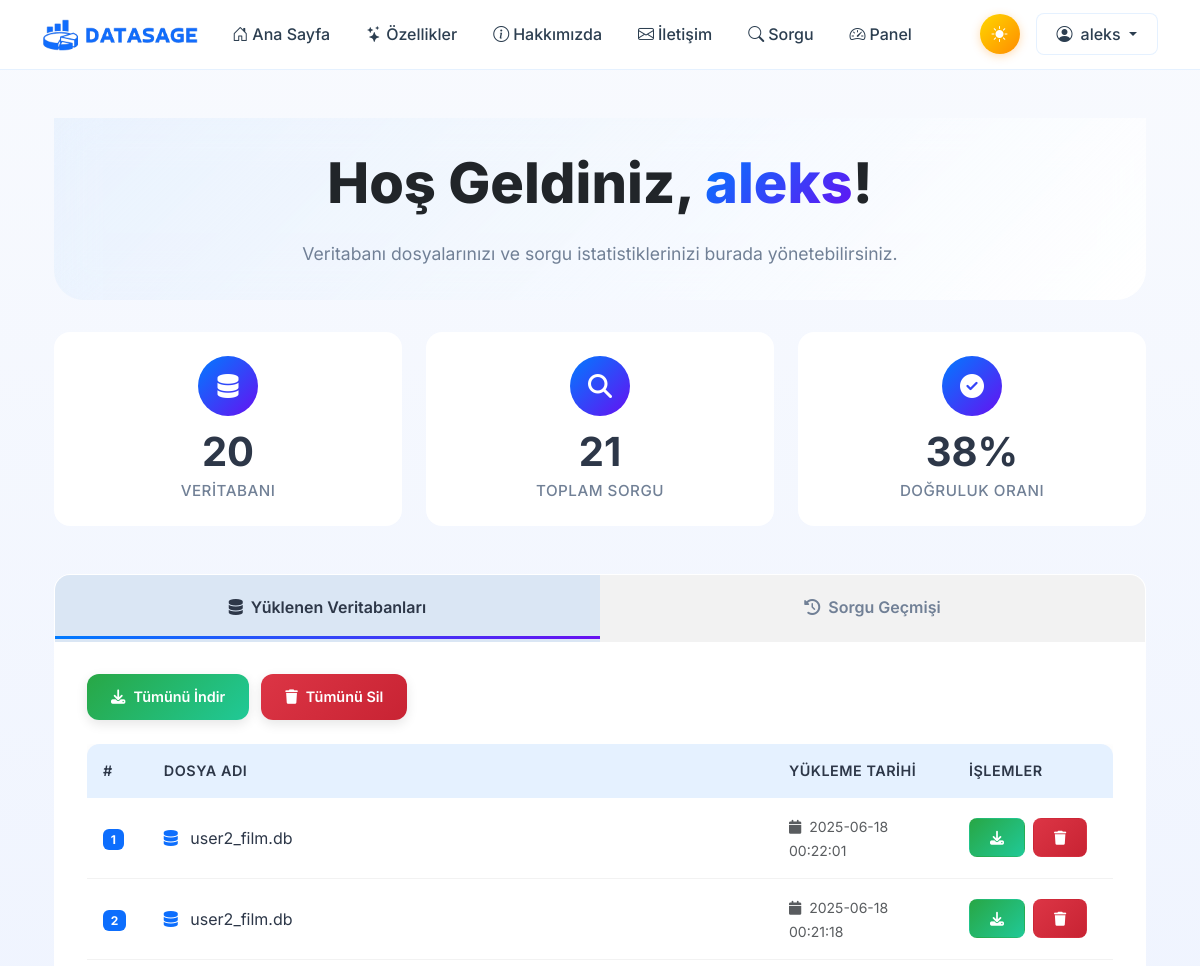
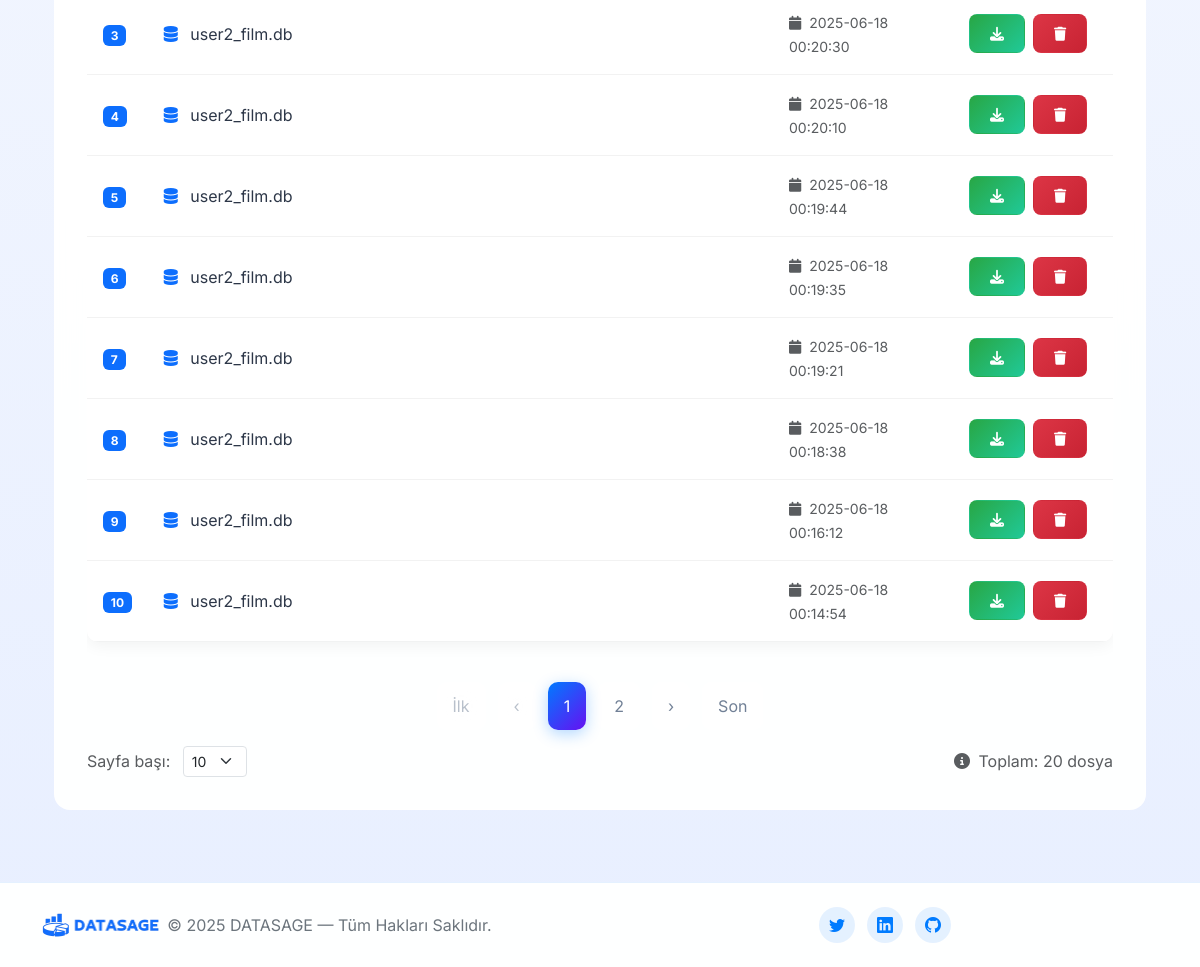
/dashboard (signed in), run on the app's committed database (2 pictures, top to bottom).
### tables this page shows
CREATE TABLE db_uploads (
        id INTEGER PRIMARY KEY AUTOINCREMENT,
        user_id INTEGER,
        filename TEXT,
        uploaded_at DATETIME DEFAULT CURRENT_TIMESTAMP,
        FOREIGN KEY (user_id) REFERENCES users(id)
    );

### app.py (the view)
@app.route("/dashboard")
@login_required
def dashboard():
    user_id = session["user_id"]
    query_filter = request.args.get("query_filter", "")
    sort_order = request.args.get("sort_order", "desc").lower()
    try:
        page = int(request.args.get("page", 1))
        per_page = int(request.args.get("per_page", 10))
        if per_page not in [10, 15, 20]:
            per_page = 10
    except:
        page = 1
        per_page = 10
    try:
        uploads_page = int(request.args.get("uploads_page", 1))
        uploads_per_page = int(request.args.get("uploads_per_page", 10))
        if uploads_per_page not in [10, 15, 20]:
            uploads_per_page = 10
    except:
        uploads_page = 1
        uploads_per_page = 10
    if sort_order not in ["asc", "desc"]:
        sort_order = "desc"
    conn = sqlite3.connect("database.sqlite")
    conn.row_factory = sqlite3.Row
    uploads_count = conn.execute(
        "SELECT COUNT(*) FROM db_uploads WHERE user_id = ?", (user_id,)
    ).fetchone()[0]
    uploads_offset = (uploads_page - 1) * uploads_per_page
    uploads_total_pages = (uploads_count + uploads_per_page - 1) // uploads_per_page
    uploads = conn.execute("""
        SELECT * FROM db_uploads
        WHERE user_id = ?
        ORDER BY uploaded_at DESC
        LIMIT ? OFFSET ?
    """, (user_id, uploads_per_page, uploads_offset)).fetchall()
    uploads_start_page = max(1, uploads_page - 2)
    uploads_end_page = min(uploads_page + 2, uploads_total_pages)
    history_query = "SELECT * FROM query_history WHERE user_id = ?"
    params = [user_id]
    if query_filter:
        history_query += " AND LOWER(question) LIKE ?"
        params.append(f"%{query_filter.lower()}%")
    history_query += f" ORDER BY timestamp {sort_order.upper()}"
    count_query = "SELECT COUNT(*) FROM query_history WHERE user_id = ?"
    count_params = [user_id]
    if query_filter:
        count_query += " AND LOWER(question) LIKE ?"
        count_params.append(f"%{query_filter.lower()}%")
    total_queries = conn.execute(count_query, count_params).fetchone()[0]
    successful_queries = conn.execute("""
        SELECT COUNT(*) FROM query_history
        WHERE user_id = ? AND result NOT LIKE '%Hata%'
    """, (user_id,)).fetchone()[0]
    if total_queries > 0:
        success_rate = round((successful_queries / total_queries) * 100)
    else:
        success_rate = 0
    offset = (page - 1) * per_page
    history_query += " LIMIT ? OFFSET ?"
    params.extend([per_page, offset])
    history = conn.execute(history_query, params).fetchall()
    indexed_history = list(enumerate(history, offset + 1))
    total_pages = (total_queries + per_page - 1) // per_page
    start_page = max(1, page - 2)
    end_page = min(page + 2, total_pages)
    conn.close()
    return render_template(
        "dashboard.html",
        uploads=uploads,
        uploads_page=uploads_page,
        uploads_per_page=uploads_per_page,
        uploads_count=uploads_count,
        uploads_total_pages=uploads_total_pages,
        uploads_start_page=uploads_start_page,
        uploads_end_page=uploads_end_page,
        history=indexed_history,
        page=page,
        per_page=per_page,
        total_queries=total_queries,
        total_pages=total_pages,
        start_page=start_page,
        end_page=end_page,
        successful_queries=successful_queries,
        success_rate=success_rate,
    )

### app.py (called while the page is built)
def login_required(view_func):
    @wraps(view_func)
    def wrapped_view(**kwargs):
        if "user_id" not in session:
            flash("Bu sayfayı görüntülemek için giriş yapmalısınız.", "warning")
            return redirect(url_for("auth.login"))
        return view_func(**kwargs)
    return wrapped_view

### templates/dashboard.html (shortened to what this page needs)
{% extends "base.html" %}
{% block content %}
<div class="container py-4">
  <section class="welcome-section" data-aos="fade-down">
    <div class="text-center">
      <h1 class="hero-title">
        Hoş Geldiniz, <span class="text-gradient">{{ session.username | default('Kullanıcı') }}</span>!
      </h1>
      <p class="welcome-subtitle">Veritabanı dosyalarınızı ve sorgu istatistiklerinizi burada yönetebilirsiniz.</p>
    </div>
  </section>
  <section class="stats-container" data-aos="fade-up" data-aos-delay="100">
    <div class="stat-card">
      <div class="stat-icon">
        <i class="fas fa-database"></i>
      </div>
      <div class="stat-number">{{ uploads_count or 0 }}</div>
      <div class="stat-label">Veritabanı</div>
    </div>
    <div class="stat-card">
      <div class="stat-icon">
        <i class="fas fa-search"></i>
      </div>
      <div class="stat-number">{{ total_queries or 0 }}</div>
      <div class="stat-label">Toplam Sorgu</div>
    </div>
    <div class="stat-card">
      <div class="stat-icon">
        <i class="fas fa-check-circle"></i>
      </div>
      <div class="stat-number">{{ success_rate }}%</div>
      <div class="stat-label">Doğruluk Oranı</div>
    </div>
  </section>
  <section class="tab-container" data-aos="fade-up" data-aos-delay="200">
    <div class="tab-nav">
      <button class="tab-button active" onclick="switchTab('databases')" id="databases-tab">
        <i class="fas fa-database me-2"></i>Yüklenen Veritabanları
      </button>
      <button class="tab-button" onclick="switchTab('queries')" id="queries-tab">
        <i class="fas fa-history me-2"></i>Sorgu Geçmişi
      </button>
    </div>
    <div class="tab-content">
      <div class="tab-pane active" id="databases-content">
        <div class="action-buttons">
          <a href="{{ url_for('download_all_dbs') }}"
             class="btn-modern btn-success-modern {% if uploads|length == 0 %}disabled{% endif %}">
            <i class="fas fa-download"></i>
            Tümünü İndir
          </a>
          <a href="{{ url_for('delete_all_uploads') }}"
             class="btn-modern btn-danger-modern {% if uploads|length == 0 %}disabled{% endif %}"
             onclick="return confirm('Tüm veritabanlarını silmek istediğinize emin misiniz?')">
            <i class="fas fa-trash"></i>
            Tümünü Sil
          </a>
        </div>
        <div class="table-responsive">
          <table class="table table-modern">
            <thead>
              <tr>
                <th style="width: 60px;">#</th>
                <th>Dosya Adı</th>
                <th style="width: 180px;">Yükleme Tarihi</th>
                <th style="width: 160px;">İşlemler</th>
              </tr>
            </thead>
            <tbody>
              {% for db in uploads %}
              <tr>
                <td><span class="badge bg-primary">{{ loop.index }}</span></td>
                <td style="overflow-wrap:anywhere;">
                  <i class="fas fa-database text-primary me-2"></i>
                  {{ db.filename }}
                </td>
                <td>
                  <small class="text-muted">
                    <i class="fas fa-calendar me-1"></i>
                    {{ db.uploaded_at }}
                  </small>
                </td>
                <td>
                  <div class="d-flex gap-2">
                    <a href="{{ url_for('download_db', filename=db.filename) }}"
                       class="btn btn-sm btn-success-modern">
                      <i class="fas fa-download"></i>
                    </a>
                    <a href="{{ url_for('delete_upload', upload_id=db.id) }}"
                       class="btn btn-sm btn-danger-modern"
                       onclick="return confirm('Bu dosyayı silmek istediğinize emin misiniz?')">
                      <i class="fas fa-trash"></i>
                    </a>
                  </div>
                </td>
              </tr>
              {% endfor %}
            </tbody>
          </table>
        </div>
        <nav aria-label="Veritabanı dosyaları sayfalama" class="mt-4">
          <ul class="pagination pagination-modern">
            <li class="page-item {% if uploads_page == 1 %}disabled{% endif %}">
              <a class="page-link" href="?uploads_page=1&uploads_per_page={{ uploads_per_page }}">İlk</a>
            </li>
            <li class="page-item {% if uploads_page == 1 %}disabled{% endif %}">
              <a class="page-link" href="?uploads_page={{ uploads_page-1 }}&uploads_per_page={{ uploads_per_page }}">‹</a>
            </li>
            {% for p in range(uploads_start_page, uploads_end_page+1) %}
              <li class="page-item {% if p == uploads_page %}active{% endif %}">
                <a class="page-link" href="?uploads_page={{ p }}&uploads_per_page={{ uploads_per_page }}">{{ p }}</a>
              </li>
            {% endfor %}
            <li class="page-item {% if uploads_page == uploads_total_pages %}disabled{% endif %}">
              <a class="page-link" href="?uploads_page={{ uploads_page+1 }}&uploads_per_page={{ uploads_per_page }}">›</a>
            </li>
            <li class="page-item {% if uploads_page == uploads_total_pages %}disabled{% endif %}">
              <a class="page-link" href="?uploads_page={{ uploads_total_pages }}&uploads_per_page={{ uploads_per_page }}">Son</a>
            </li>
          </ul>
        </nav>
        <div class="d-flex justify-content-between align-items-center mt-3">
          <form method="get" class="d-inline-block">
            <label for="uploads_per_page" class="me-2 text-muted">Sayfa başı:</label>
            <select name="uploads_per_page" id="uploads_per_page" onchange="this.form.submit()" class="form-select form-select-sm d-inline-block w-auto">
              <option value="10" {% if uploads_per_page == 10 %}selected{% endif %}>10</option>
            </select>
          </form>
          <span class="text-muted">
            <i class="fas fa-info-circle me-1"></i>
            Toplam: {{ uploads_count }} dosya
          </span>
        </div>
      </div>
    </div>
  </section>
</div>
<link href="https://cdnjs.cloudflare.com/ajax/libs/aos/2.3.4/aos.css" rel="stylesheet">
{% endblock %}

### templates/base.html (shortened to what this page needs)
<!DOCTYPE html>
<html lang="tr" data-bs-theme="light">
<head>
    <link href="https://cdn.jsdelivr.net/npm/bootstrap@5.3.0/dist/css/bootstrap.min.css" rel="stylesheet">
    <link href="https://cdn.jsdelivr.net/npm/bootstrap-icons@1.11.0/font/bootstrap-icons.min.css" rel="stylesheet">
    <link href="https://unpkg.com/aos@2.3.1/dist/aos.css" rel="stylesheet">
    <link href="https://cdnjs.cloudflare.com/ajax/libs/font-awesome/6.5.0/css/all.min.css" rel="stylesheet">
</head>
<body>
<nav class="navbar navbar-expand-lg" id="main-navbar">
  <div class="container">
    <a class="navbar-brand" href="{{ url_for('index') }}">
      <img id="navbar-logo" src="{{ url_for('static', filename='images/logo-navbar.png') }}" alt="DATASAGE Logo" style="height: 32px;">
    </a>
    <div class="collapse navbar-collapse" id="navbarNav">
      <ul class="navbar-nav me-auto">
        <li class="nav-item">
          <a class="nav-link" href="{{ url_for('index') }}">
            <i class="bi bi-house-door me-1"></i>Ana Sayfa
          </a>
        </li>
        <li class="nav-item">
          <a class="nav-link" href="{{ url_for('index') }}#features">
            <i class="bi bi-stars me-1"></i>Özellikler
          </a>
        </li>
        <li class="nav-item">
          <a class="nav-link" href="{{ url_for('about') }}">
            <i class="bi bi-info-circle me-1"></i>Hakkımızda
          </a>
        </li>
        <li class="nav-item">
          <a class="nav-link" href="{{ url_for('contact') }}">
            <i class="bi bi-envelope me-1"></i>İletişim
          </a>
        </li>
        {% if session.username %}
          <li class="nav-item">
            <a class="nav-link" href="{{ url_for('ask') }}">
              <i class="bi bi-search me-1"></i>Sorgu
            </a>
          </li>
          <li class="nav-item">
            <a class="nav-link" href="{{ url_for('dashboard') }}">
              <i class="bi bi-speedometer2 me-1"></i>Panel
            </a>
          </li>
        {% endif %}
      </ul>
      <div class="d-flex align-items-center gap-3">
        <button id="theme-toggle" class="theme-toggle-btn" title="Tema Değiştir">
          <i id="theme-icon" class="bi bi-sun-fill"></i>
        </button>
        {% if session.username %}
          <div class="dropdown">
            <a class="btn btn-user dropdown-toggle" href="#" data-bs-toggle="dropdown">
              <i class="bi bi-person-circle me-2"></i>{{ session.username }}
            </a>
          </div>
        {% endif %}
      </div>
    </div>
  </div>
</nav>
<div id="page-content-wrapper">
    <div class="container mt-4">
        {% block content %}{% endblock %}
    </div>
</div>
<footer class="footer mt-5 py-4">
  <div class="container">
    <div class="row align-items-center">
      <div class="col-md-6">
        <div class="d-flex align-items-center">
          <img src="{{ url_for('static', filename='images/logo-navbar.png') }}" alt="DATASAGE" height="24" class="me-2">
          <span>© 2025 DATASAGE — Tüm Hakları Saklıdır.</span>
        </div>
      </div>
      <div class="col-md-6 text-md-end">
        <div class="social-links">
          <a href="#" class="social-link" title="Twitter"><i class="bi bi-twitter"></i></a>
          <a href="#" class="social-link" title="LinkedIn"><i class="bi bi-linkedin"></i></a>
          <a href="https://github.com/AleksDulda/DataSage" class="social-link" title="GitHub"><i class="bi bi-github"></i></a>
        </div>
      </div>
    </div>
  </div>
</footer>
</body>
</html>

### templates/base.html (style rules this page uses)
:root { --primary-color: #007bff; --secondary-color: #6610f2; --accent-color: #2c3e50; --text-muted: #6c757d; --light-bg: #f8fafe; --border-color: rgba(0, 123, 255, 0.1); --shadow: rgba(0, 0, 0, 0.1); --success-color: #28a745; --border-light: #e9ecef; --input-bg: #f8f9fa; --dark-bg: #15171d; --dark-surface: #1e2329; --dark-border: #2d3748; --dark-text: #f4f7fa; --dark-muted: #a9b5c7; --transition: all 0.3s ease; }
* { transition: var(--transition); }
body { font-family: 'Inter', -apple-system, BlinkMacSystemFont, 'Segoe UI', sans-serif; padding-top: 70px; background: linear-gradient(180deg, var(--light-bg) 0%, #e8efff 100%); min-height: 100vh; display: flex; flex-direction: column; }
#page-content-wrapper { flex: 1; }
#main-navbar { position: fixed; top: 0; width: 100%; z-index: 1030; background: rgba(255, 255, 255, 0.95) !important; backdrop-filter: blur(10px); border-bottom: 1px solid var(--border-color); height: 70px; }
.navbar-nav .nav-link { font-weight: 500; padding: 8px 16px !important; border-radius: 8px; margin: 0 2px; color: var(--accent-color) !important; }
.theme-toggle-btn { background: linear-gradient(135deg, #ffd700, #ff8c00); border: none; border-radius: 50%; width: 40px; height: 40px; display: flex; align-items: center; justify-content: center; cursor: pointer; box-shadow: 0 2px 10px rgba(255, 140, 0, 0.3); color: white; }
.btn { font-weight: 500; border-radius: 8px; padding: 8px 20px; transition: var(--transition); }
.btn-user { background: rgba(255, 255, 255, 0.1); border: 1px solid var(--border-color); color: var(--accent-color); text-decoration: none; }
.footer { background: rgba(255, 255, 255, 0.95); border-top: 1px solid var(--border-color); backdrop-filter: blur(10px); color: var(--text-muted); }
.social-links { display: flex; gap: 12px; justify-content: center; }
.social-link { width: 36px; height: 36px; border-radius: 50%; background: var(--border-color); display: flex; align-items: center; justify-content: center; color: var(--primary-color); text-decoration: none; transition: var(--transition); }

### data on the page
db_uploads: filename "user2_film.db", uploaded_at "2025-06-18 00:22:01"
db_uploads: filename "user2_film.db", uploaded_at "2025-06-18 00:21:18"
db_uploads: filename "user2_film.db", uploaded_at "2025-06-18 00:20:30"
db_uploads: filename "user2_film.db", uploaded_at "2025-06-18 00:20:10"
db_uploads: filename "user2_film.db", uploaded_at "2025-06-18 00:19:44"
db_uploads: filename "user2_film.db", uploaded_at "2025-06-18 00:19:35"
db_uploads: filename "user2_film.db", uploaded_at "2025-06-18 00:19:21"
db_uploads: filename "user2_film.db", uploaded_at "2025-06-18 00:18:38"
db_uploads: filename "user2_film.db", uploaded_at "2025-06-18 00:16:12"
db_uploads: filename "user2_film.db", uploaded_at "2025-06-18 00:14:54"

### other printed values
{{ session.username }} "aleks"
{{ session.username | default('Kullanıcı') }} "aleks"
{{ uploads_count or 0 }} "20"
{{ total_queries or 0 }} "21"
{{ success_rate }} "38"
{{ p }} "1" "2"
{{ uploads_count }} "20"
